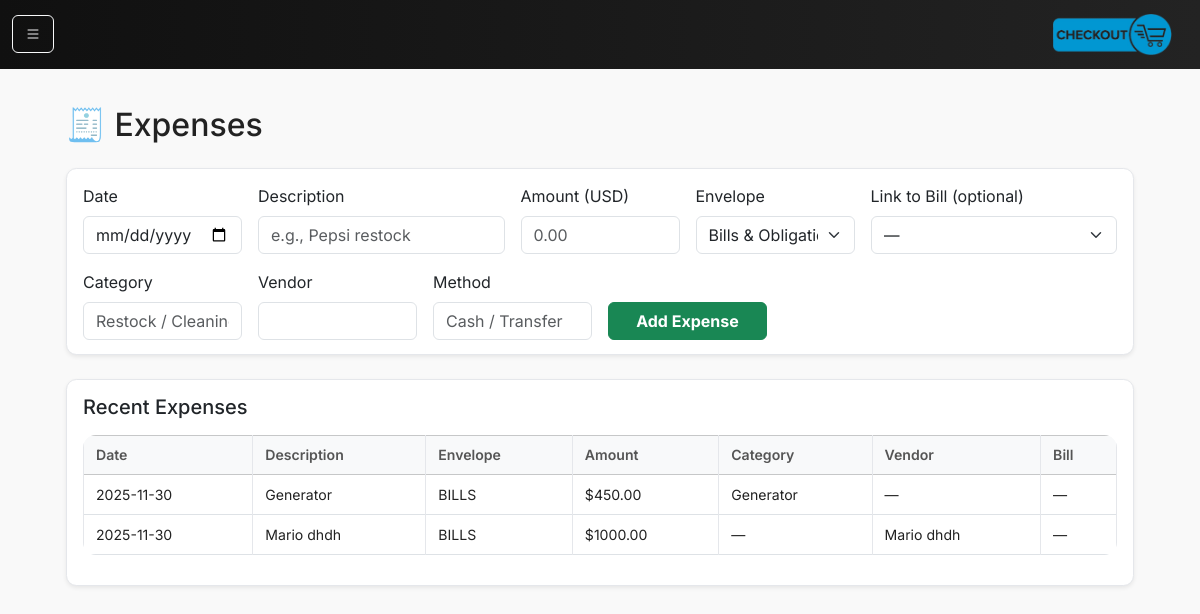
Page /expenses (signed in) on the earlier database version.
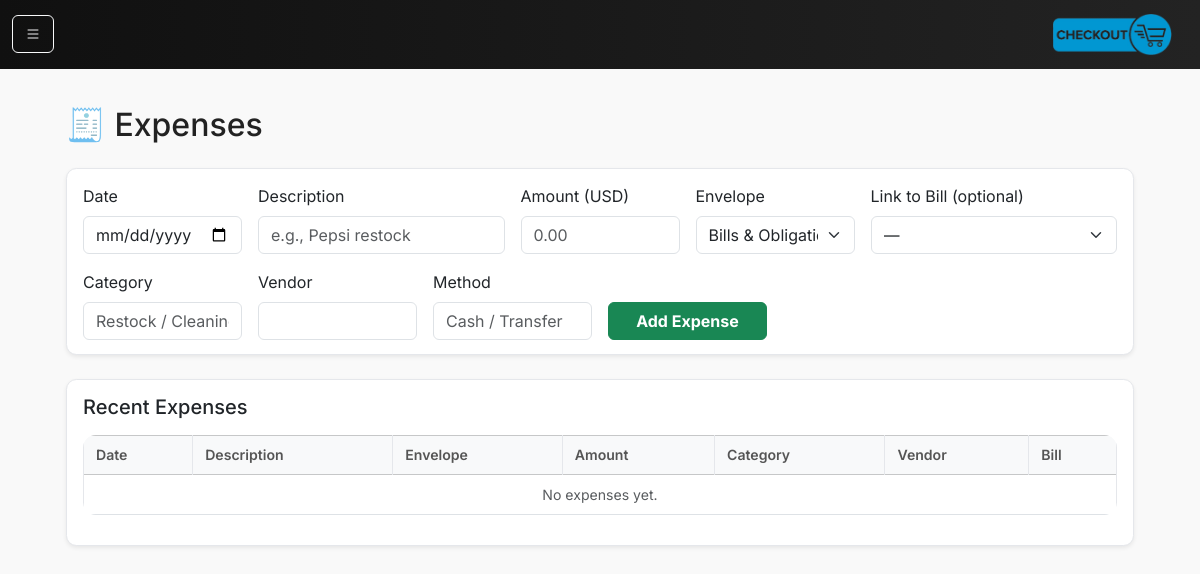
Same page on the later database version.
### models.py (models this page shows)
class Expense(db.Model):
    __tablename__ = "expenses"
    id = db.Column(db.Integer, primary_key=True)
    date = db.Column(db.Date, nullable=False)                           # expense date
    description = db.Column(db.String(255), nullable=False)
    amount_cents = db.Column(db.Integer, nullable=False)
    category = db.Column(db.String(64))                                  # Restock, Cleaning, Maintenance,...
    vendor = db.Column(db.String(128))
    payment_method = db.Column(db.String(32))                            # Cash/Transfer/Other
    envelope_id = db.Column(db.Integer, db.ForeignKey("envelopes.id"), nullable=False)
    bill_id = db.Column(db.Integer, db.ForeignKey("fixed_bills.id"))    # nullable
    created_at = db.Column(db.DateTime, default=datetime.utcnow)
    envelope = db.relationship("Envelope", lazy=True)
    bill = db.relationship("FixedBill", lazy=True)

class Envelope(db.Model):
    __tablename__ = "envelopes"
    id = db.Column(db.Integer, primary_key=True)
    code = db.Column(db.String(32), unique=True, nullable=False)
    name = db.Column(db.String(64), nullable=False)
    balance_cents = db.Column(db.Integer, nullable=False, default=0)
    created_at = db.Column(db.DateTime, default=datetime.utcnow)
    updated_at = db.Column(db.DateTime, default=datetime.utcnow, onupdate=datetime.utcnow)

### main.py (the view, shortened to what this page needs)
@app.route("/expenses", methods=["GET", "POST"])
def expenses():
    ensure_default_envelopes()
    all_exp = db.session.execute(
        db.select(Expense).order_by(Expense.date.desc(), Expense.created_at.desc())
    ).scalars().all()
    bills = db.session.execute(db.select(FixedBill).order_by(FixedBill.name)).scalars().all()
    envelopes = db.session.execute(db.select(Envelope).where(Envelope.code.in_(["BILLS","SPEND"]))).scalars().all()
    return render_template("expenses.html", expenses=all_exp, bills=bills, envelopes=envelopes, currency=CURRENCY)

### helpers.py (called while the page is built)
def ensure_default_envelopes():
    required = [
        ("BILLS", "Bills & Obligations"),
        ("SPEND", "Spend & Restock"),
    ]
    for code, name in required:
        exists = db.session.scalar(
            db.select(db.func.count()).select_from(Envelope).where(Envelope.code == code)
        )
        if exists == 0:
            db.session.add(Envelope(code=code, name=name, balance_cents=0))
    db.session.commit()

### main.py (called while the page is built)
@app.context_processor
def inject_request():
    return dict(request=request)

@app.before_request
def require_login():
    allowed_routes = ["login", "static"]
    if request.endpoint not in allowed_routes:
        if not session.get("logged_in"):
            return redirect(url_for("login"))

### templates/expenses.html (shortened to what this page needs)
{% extends "base.html" %}
{% block content %}
<div class="container-fluid py-4">
  <div class="d-flex justify-content-between align-items-center mb-3">
    <h2>🧾 Expenses</h2>
  </div>
  <div class="card shadow-sm mb-4">
    <div class="card-body">
      <form method="POST" class="row g-3 align-items-end">
        <div class="col-md-2">
          <label class="form-label">Date</label>
          <input type="date" name="date" class="form-control" value="{{ (today or None) or '' }}" required>
        </div>
        <div class="col-md-3">
          <label class="form-label">Description</label>
          <input type="text" name="description" class="form-control" placeholder="e.g., Pepsi restock" required>
        </div>
        <div class="col-md-2">
          <label class="form-label">Amount (USD)</label>
          <input type="number" step="0.01" name="amount" class="form-control" placeholder="0.00" required>
        </div>
        <div class="col-md-2">
          <label class="form-label">Envelope</label>
          <select name="envelope_code" class="form-select" required>
            {% for e in envelopes %}
              <option value="{{ e.code }}">{{ e.name }}</option>
            {% endfor %}
          </select>
        </div>
        <div class="col-md-3">
          <label class="form-label">Link to Bill (optional)</label>
          <select name="bill_id" class="form-select">
            <option value="">—</option>
          </select>
        </div>
        <div class="col-md-2">
          <label class="form-label">Category</label>
          <input type="text" name="category" class="form-control" placeholder="Restock / Cleaning / ...">
        </div>
        <div class="col-md-2">
          <label class="form-label">Vendor</label>
          <input type="text" name="vendor" class="form-control">
        </div>
        <div class="col-md-2">
          <label class="form-label">Method</label>
          <input type="text" name="payment_method" class="form-control" placeholder="Cash / Transfer">
        </div>
        <div class="col-md-2 text-end">
          <button type="submit" class="btn btn-success w-100 fw-bold">Add Expense</button>
        </div>
      </form>
    </div>
  </div>
  <div class="card shadow-sm">
    <div class="card-body">
      <h5 class="mb-3">Recent Expenses</h5>
      <div class="table-responsive">
        <table class="table table-bordered align-middle">
          <thead class="table-light">
            <tr>
              <th>Date</th>
              <th>Description</th>
              <th>Envelope</th>
              <th>Amount</th>
              <th>Category</th>
              <th>Vendor</th>
              <th>Bill</th>
            </tr>
          </thead>
          <tbody>
            {% for x in expenses %}
              <tr>
                <td>{{ x.date }}</td>
                <td>{{ x.description }}</td>
                <td>{{ x.envelope.code }}</td>
                <td>${{ '%.2f' % (x.amount_cents/100) }}</td>
                <td>{{ x.category or '—' }}</td>
                <td>{{ x.vendor or '—' }}</td>
                <td>{{ x.bill.name if x.bill else '—' }}</td>
              </tr>
            {% else %}
              <tr><td colspan="7" class="text-center text-muted">No expenses yet.</td></tr>
            {% endfor %}
          </tbody>
        </table>
      </div>
    </div>
  </div>
</div>
{% endblock %}

Differences in the rows shown:
removed Expense: date "2025-11-30", description "Generator", envelope.code "BILLS", x.amount_cents/100 "450.00", category "Generator", vendor "—", bill "—"
removed Expense: date "2025-11-30", description "Mario dhdh", envelope.code "BILLS", x.amount_cents/100 "1000.00", category "—", vendor "Mario dhdh", bill "—"
Other differences:
text now shown: "No expenses yet."
